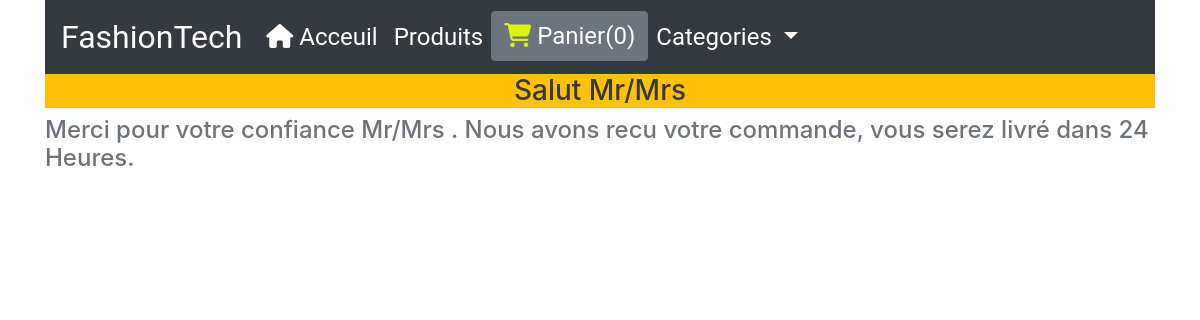
The page /confirmation on the database as committed earlier.
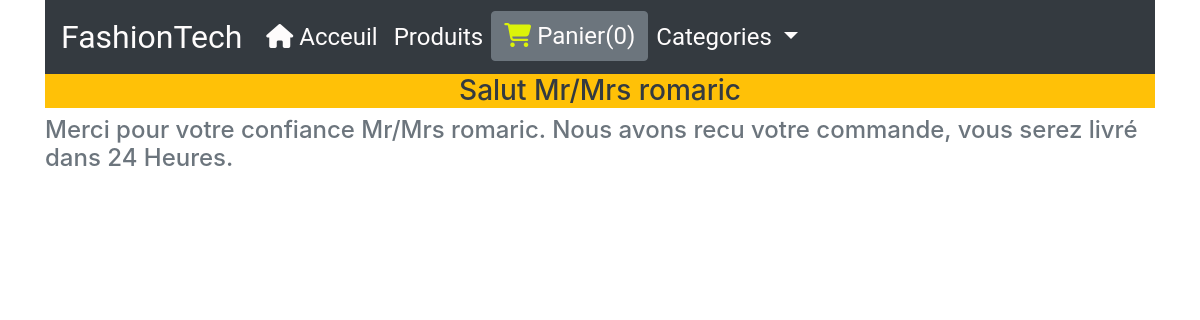
The same page on the database as committed later.
### shop/models.py (models this page shows, shortened)
class Commande(models.Model):
        items = models.CharField(max_length=300)
        total = models.CharField(max_length=200)
        nom = models.CharField(max_length=150)
        email = models.EmailField()
        address = models.CharField(max_length=200)
        ville = models.CharField(max_length=200)
        pays = models.CharField(max_length=300)
        zipcode = models.CharField(max_length=300)
        date_commande = models.DateTimeField(auto_now= True)
        class Meta:
            ordering = ['-date_commande']

### shop/views.py (the view)
# urls.py: path('confirmation', confimation, name="confirmation" ),
def confimation(request):
    info = Commande.objects.all()[:1]
    for item in info:
        nom = item.nom
    return render(request, 'shop/confirmation.html', {'name': nom})

### shop/templates/shop/confirmation.html
{% extends "shop/base.html" %}
{% block content %}
<div class="row">
    <div class="col-md-12">
        <h3 class="text-dark text-center bg-warning">Salut Mr/Mrs {{ name }}</h3>
        <h4 class="text-muted">Merci pour votre confiance Mr/Mrs {{ name }}. Nous avons recu votre commande, vous serez livré dans 24 Heures.</h4>
    </div>
</div>
{% endblock %}

### shop/templates/shop/base.html (shortened to what this page needs)
<!DOCTYPE html>
<html lang="en">
<head>
  <link rel="stylesheet" href="https://cdnjs.cloudflare.com/ajax/libs/font-awesome/6.1.1/css/all.min.css">
  <link rel="stylesheet" href="https://maxcdn.bootstrapcdn.com/bootstrap/4.0.0/css/bootstrap.min.css">
</head>
<body>
    <div class="container">
        <div class="row">
            <div class="col-md-12">
                <nav class="navbar navbar-expand-lg navbar-light bg-dark ">
                    <a style="font-family:'Roboto', sans-serif;color:rgb(254, 252, 252);font-size:xx-large;" class="navbar-brand" href="{% url 'home' %}">FashionTech</a>
                    <div class="collapse navbar-collapse" id="navbarNavDropdown">
                      <ul class="navbar-nav">
                        <li class="nav-item active">
                          <a style="font-family:'Roboto', sans-serif; color:rgb(254, 252, 252);font-size:x-large;" class="nav-link"  href="{% url 'home' %}">
                            <i class="fa-sharp fa-solid fa-house" ></i>
                            Acceuil <span class="sr-only">(current)</span>
                          </a>
                        </li>
                        <li  class="nav-item">
                          <a style="font-family:'Roboto', sans-serif; color:rgb(254, 252, 252);font-size:x-large;" class="nav-link" href="#">Produits</a>
                        </li>
                         <li class="nav-item">
                          <button style="font-family:'Roboto', sans-serif;color:rgb(254, 252, 252);font-size:x-large;" id="panier" type="button" class="btn btn-secondary" data-html="true" data-container="body" data-toggle="popover" data-placement="bottom" data-content="Vivamus
                          sagittis lacus vel augue laoreet rutrum faucibus.">
                          <i  class="fa-solid fa-cart-shopping" style="color: rgb(220, 243, 9);"></i>
                          Panier(0)
                          </button>
                        </li>
                        <li class="nav-item dropdown">
                          <a style="font-family:'Roboto', sans-serif; color:rgb(254, 252, 252);font-size:x-large;" class="nav-link dropdown-toggle" href="#" id="navbarDropdownMenuLink" data-toggle="dropdown" aria-haspopup="true" aria-expanded="false">
                            Categories
                          </a>
                        </li>
                      </ul>
                    </div>
                  </nav>
            </div>
        </div>
        {% block content %}
        {% endblock %}
    </div>
</body>
</html>

Rows that differ between the two databases and show on the page:
added Commande: nom "romaric"
